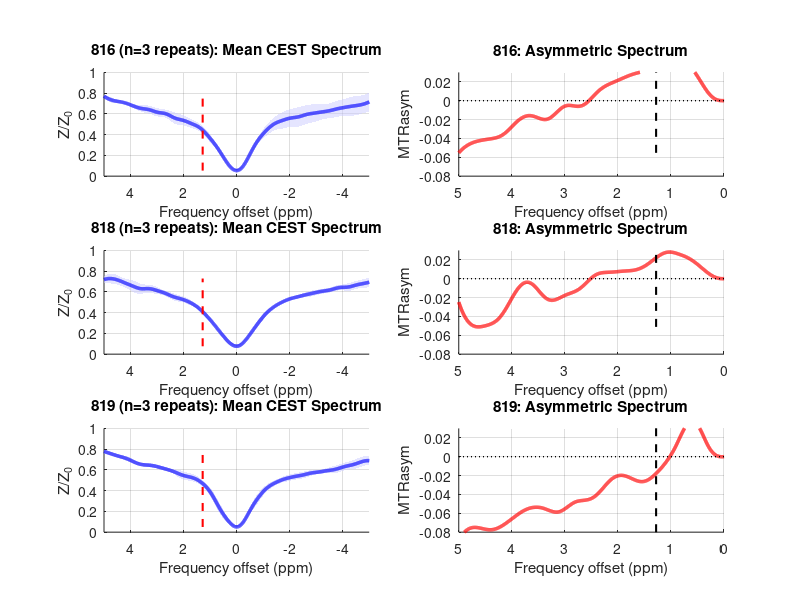

MATLAB code for this plot:
%% Mean Spectrum + MTRasym for 5 Animals (each averaged from 3 repeats)
% Data: TestData_Long_Ctrl_HPD_CESTBase.csv
% Structure: subplot(5,2) - 5 rows (animals), col1: Mean+SD spectrum, col2: MTRasym mean

% Load data
data = csvread('TestData_Long_Ctrl_HFD_CESTBase.csv', 1, 0);  % 33 rows x 15 cols
freq_original = linspace(-5, 5, 33);
xaxis = linspace(-5, 5, 4000);

% Define animals and their repeat columns (1-based indices)
% animals = {'802', '803', '804', '805', '806'};
animals = {'816', '818','819'};

col_groups = {[1,2,3], [4,5,6],[7,8,9]};  % Column indices for each animal's 3 repeats
% col_groups = {[1,2,3], [4,5,6], [7,8,9], [10,11,12], [13,14,15]};  % Column indices for each animal's 3 repeats

n_animals = 3;

% Create figure with 5 rows x 2 columns subplots
figure('Position', [50 50 1400 2000]);

for a = 1:n_animals
    cols = col_groups{a};
    n_repeats = 3;
    
    % Storage for B0-corrected spectra for this animal's repeats
    z_corrected_repeats = zeros(n_repeats, length(xaxis));
    
    % B0 correct each repeat
    for r = 1:n_repeats
        z_spectrum = data(:, cols(r));
        
        % Spline to 4000 points
        freq_spline = linspace(freq_original(1), freq_original(end), 4000);
        z_spline = spline(freq_original, z_spectrum, freq_spline);
        
        % Find B0 minimum
        [~, min_idx] = min(z_spline);
        b0_shift = freq_spline(min_idx);
        
        % Shift frequency axis
        freq_shifted = freq_spline - b0_shift;
        
        % Evaluate on common grid
        pp1 = spline(freq_shifted, z_spline);
        z_corrected_repeats(r, :) = ppval(pp1, xaxis);
    end
    
    % Average across repeats for this animal
    mean_spectrum = mean(z_corrected_repeats, 1);
    std_spectrum = std(z_corrected_repeats, 0, 1);  % Population std across repeats
    
    % MTRasym spectrum (mean only, no shade)
    mid_idx = round(length(xaxis)/2);
    freq_positive = xaxis(mid_idx:end);
    MTRasym_spectrum = zeros(size(freq_positive));
    
    for j = 1:length(freq_positive)
        freq_pos = freq_positive(j);
        freq_neg = -freq_pos;
        idx_pos = find(xaxis >= freq_pos, 1);
        idx_neg = find(xaxis <= freq_neg, 1, 'last');
        if ~isempty(idx_pos) && ~isempty(idx_neg)
            MTRasym_spectrum(j) = mean_spectrum(idx_neg) - mean_spectrum(idx_pos);
        end
    end
    
    % MTRasym at 1.28 ppm
    idx_128 = find(freq_positive >= 1.28, 1);
    mtrasym_128 = MTRasym_spectrum(idx_128);
    fprintf('%s: MTRasym(1.28 ppm) = %.6f\n', animals{a}, mtrasym_128);
    
    %% Subplot 1: Mean spectrum + shaded SD (across 3 repeats)
    subplot(n_animals, 2, (a-1)*2 + 1);
    hold on;
    fill([xaxis, fliplr(xaxis)], [mean_spectrum + std_spectrum, fliplr(mean_spectrum - std_spectrum)], ...
         [0.8 0.8 1], 'EdgeColor', 'none', 'FaceAlpha', 0.5);
    plot(xaxis, mean_spectrum, 'b-', 'LineWidth', 2.5);
    plot([1.28 1.28], [min(mean_spectrum) max(mean_spectrum)], 'r--', 'LineWidth', 1.5);
%     plot([-1.28 -1.28], [min(mean_spectrum) max(mean_spectrum)], 'r--', 'LineWidth', 1.5, 'HandleVisibility', 'off');
    xlabel('Frequency offset (ppm)');
    ylabel('Z/Z_0');
    title(sprintf('%s (n=3 repeats): Mean CEST Spectrum', animals{a}));
    grid on;
    xlim([-5 5]);
    ylim([0 1]);  % Adjust based on data
    set(gca, 'XDir', 'reverse');
    hold off;
    
    %% Subplot 2: MTRasym mean (NO shading)
    subplot(n_animals, 2, (a-1)*2 + 2);
    hold on;
    plot(freq_positive, MTRasym_spectrum, 'r-', 'LineWidth', 2.5);
    plot([1.28 1.28], [min(MTRasym_spectrum) max(MTRasym_spectrum)], 'k--', 'LineWidth', 1.5);
    plot([0 5], [0 0], 'k:', 'LineWidth', 1);
    xlabel('Frequency offset (ppm)');
    ylabel('MTRasym');
    title(sprintf('%s: Asymmetric Spectrum', animals{a}));
    grid on;
    xlim([0 5]);
    ylim([-0.08 0.03]);  % Adjust as needed
    set(gca, 'XDir', 'reverse');
    hold off;
end
